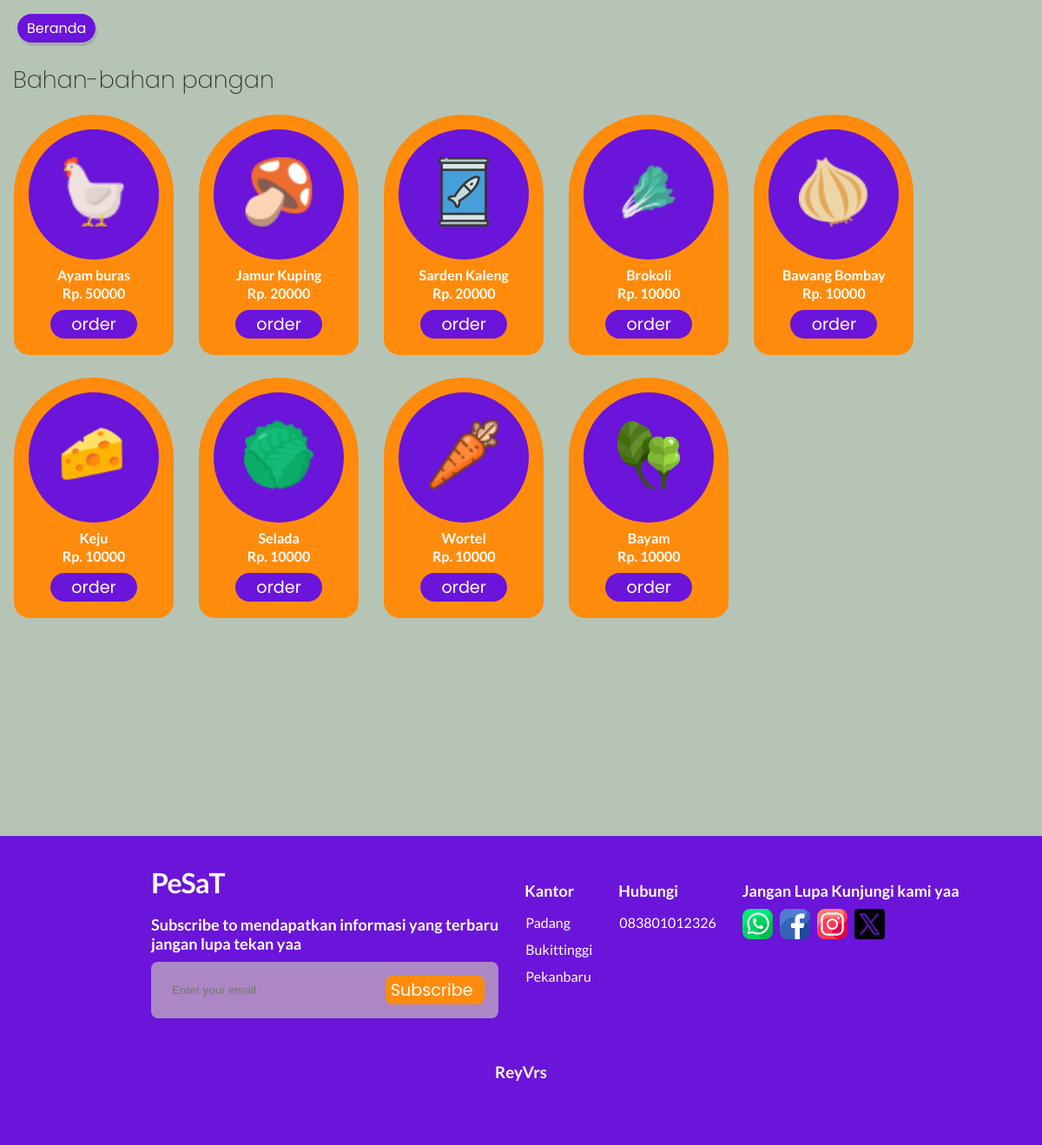
The app's page /Bahan.php with its own data.
### tables this page shows
CREATE TABLE IF NOT EXISTS `stokbhn` (
  `nama` varchar(50) NOT NULL,
  `harga` varchar(50) NOT NULL,
  `foto` text NOT NULL
);

### Bahan.php (the view, shortened to what this page needs)
<?php
include "koneksi.php";
?>
<!DOCTYPE html>
<html lang="en">
<head>
    <link rel="stylesheet" href="bahan.css">
    <link href='https://unpkg.com/boxicons@2.1.4/css/boxicons.min.css' rel='stylesheet'>
</head>
<body>
    <div class="tombol"><a href="beranda.php">Beranda</a></div>
    <div class="Menu1">
        <p>Bahan-bahan pangan</p><br>
    </div>
    <?php
    $sqlm = mysqli_query($kon, "select * from stokbhn order by harga desc");
    while ($rg = mysqli_fetch_array($sqlm)) {
        echo ' <div class="card-slider1">
        <div class="cardmenu" style="margin-right: 10px;">
                <div class="bulat"><img src="./img/' . $rg['foto'] . '" alt=""></div>
                <p><b>' . $rg['nama'] . '</b></p>
               <p>Rp. ' . $rg['harga'] . '</p>
                <form action="keranjang.php" method="post">
                   <input type="hidden" name="menu" value="' . $rg['nama'] . ' (Rp. ' . $rg['harga'] . ') ">
                 <button type="submit" name="order_button">order</button>
                </form>
            </div> </div>';
    }
    ?>
    <footer class="footer_section">
        <div class="footer__container container grid">
            <div class="footer__content">
                <a href="beranda.php" class="footer__logo">
                    <i class="ri-leaf-line footer__logo-icon"></i> PeSaT
                </a>
                <h3 class="footer__title">
                    Subscribe to mendapatkan informasi yang terbaru<br> jangan lupa tekan yaa
                </h3>
                <div class="footer__subscribe">
                    <input type="email" placeholder="Enter your email" class="footer__input">
                    <button class="buttons button--flex footer__button">
                        Subscribe
                    </button>
                </div>
            </div>
            <div class="footer__content">
                <h3 class="footer__title">Kantor</h3>
                <ul class="footer__data">
                    <li class="footer__information">Padang</li>
                    <li class="footer__information">Bukittinggi</li>
                    <li class="footer__information">Pekanbaru</li>
                </ul>
            </div>
            <div class="footer__content">
                <h3 class="footer__title">Hubungi</h3>
                <ul class="footer__data">
                    <li class="footer__information">083801012326</li>
                </ul>
            </div>
            <div class="footer__content">
                <h3 class="footer__title">
                    Jangan Lupa Kunjungi kami yaa
                </h3>
                <div class="footer__cards">
                    <img src="img/whatsapp_2504957.png" alt="" class="footer__card">
                    <img src="img/facebook_2504903.png" alt="" class="footer__card">
                    <img src="img/instagram_2504918.png" alt="" class="footer__card">
                    <img src="img/twitter_5968830.png" alt="" class="footer__card">
                </div>
            </div>
        </div>
        <h3 class="footer__copy">ReyVrs</h3>
    </footer>
</body>
</html>

### koneksi.php (shortened to what this page needs)
</html>

### bahan.css (style rules this page uses)
html { scroll-behavior: smooth; font-family: "Lato", "poppins"; }
body { height: 96vh; font-family: "Lato", "poppins"; margin: 0; background-color: #b6c4b6; transition: background-color 0.2s, color 0.2s; }
.Menu1 p { font-size: 27px; font-weight: 200; font-family: poppins; text-shadow: none; color: #333; margin-bottom: 1px; margin-left: 15px; }
.card-slider1 { display: inline-flex; transition: transform 0.5s ease; flex-wrap: wrap; gap: 16px; margin-left: 16px; margin-bottom: 26px; }
.cardmenu { background: #ff8b0d; box-sizing: border-box; padding: 15px; text-align: center; border: 2px solid #ff8b0d; border-radius: 100px 100px 20px 20px; width: 184px; height: 277px; overflow: hidden; line-height: 0.2; }
.cardmenu p { padding: 0 0 2px 0px; font-size: medium; font-weight: 700; color: white; }
button { width: 100px; height: 33px; background-color: #6b14da; border-radius: 20px; border: none; font-family: poppins; color: #fff; font-size: larger; }
.tombol { margin-top: 20px; margin-left: 20px; }
.tombol a { padding: 5px 11px; width: 64px; height: 28px; background-color: #6b14da; border-radius: 20px; border: none; font-family: poppins; text-decoration: none; color: white; box-shadow: 2px 4px rgba(0, 0, 0, 0.1); }
.bulat { width: 150px; height: 150px; background-color: #6b14da; border-radius: 150px; }
.bulat img { width: 80px; height: 80px; margin-top: 32px; }
.footer_section { margin-top: 225px; background: #6b14da; padding: 34px; font-family: "Lato", "poppins"; color: white; height: 36vh; }
.footer__container { display: inline-flex; gap: 30px; margin-left: 140px; }
.footer__copy { margin-top: 51px; text-align: center; }
.footer__input { width: 70%; padding: 0 0.5rem; background: none; color: white; border: none; outline: none; }
.footer__subscribe { background-color: #ac87c5; padding: 1rem; display: flex; justify-content: space-between; border-radius: 0.5rem; gap: 10px; }
.buttons { background-color: #ff8b0d; color: #fff; border-radius: 0.5rem; transition: 0.3s; width: 121px; }
.button--flex { display: inline-flex; align-items: center; column-gap: 0.5rem; }
.footer__logo { display: inline-flex; align-items: center; color: white; font-weight: 700; letter-spacing: -1px; margin-bottom: var(--mb-2-5); transition: 0.3s; text-decoration: none; font-size: xx-large; }
.footer__data { display: grid; row-gap: 0.75rem; margin-left: -39px; }
.footer__title { font-size: large; margin-bottom: 10px; }
.footer__content ul { list-style: none; }
.footer__cards { display: inline-flex; align-items: center; column-gap: 0.5rem; }
.footer__card { width: 35px; }

### records on screen
stokbhn: foto (picture), nama "Ayam buras", harga "50000"
stokbhn: foto (picture), nama "Jamur Kuping", harga "20000"
stokbhn: foto (picture), nama "Sarden Kaleng", harga "20000"
stokbhn: foto (picture), nama "Brokoli", harga "10000"
stokbhn: foto (picture), nama "Bawang Bombay", harga "10000"
stokbhn: foto (picture), nama "Keju", harga "10000"
stokbhn: foto (picture), nama "Selada", harga "10000"
stokbhn: foto (picture), nama "Wortel", harga "10000"
stokbhn: foto (picture), nama "Bayam", harga "10000"
